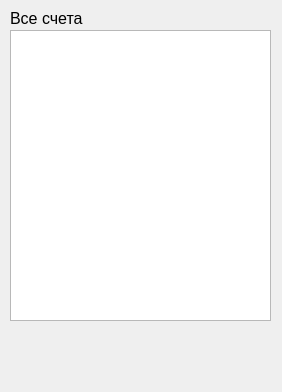
<?xml version="1.0" encoding="UTF-8"?>
<ui version="4.0">
 <class>Form</class>
 <widget class="QWidget" name="Form">
  <property name="geometry">
   <rect>
    <x>0</x>
    <y>0</y>
    <width>282</width>
    <height>392</height>
   </rect>
  </property>
  <property name="font">
   <font>
    <pointsize>12</pointsize>
   </font>
  </property>
  <property name="windowTitle">
   <string>Form</string>
  </property>
  <widget class="QLabel" name="label_3">
   <property name="geometry">
    <rect>
     <x>90</x>
     <y>330</y>
     <width>101</width>
     <height>61</height>
    </rect>
   </property>
   <property name="text">
    <string/>
   </property>
   <property name="pixmap">
    <pixmap>images/logo.svg</pixmap>
   </property>
  </widget>
  <widget class="QLabel" name="label">
   <property name="geometry">
    <rect>
     <x>10</x>
     <y>10</y>
     <width>261</width>
     <height>16</height>
    </rect>
   </property>
   <property name="text">
    <string>Все счета</string>
   </property>
  </widget>
  <widget class="QListWidget" name="allAccountsList">
   <property name="geometry">
    <rect>
     <x>10</x>
     <y>30</y>
     <width>261</width>
     <height>291</height>
    </rect>
   </property>
  </widget>
 </widget>
 <resources/>
 <connections/>
</ui>
